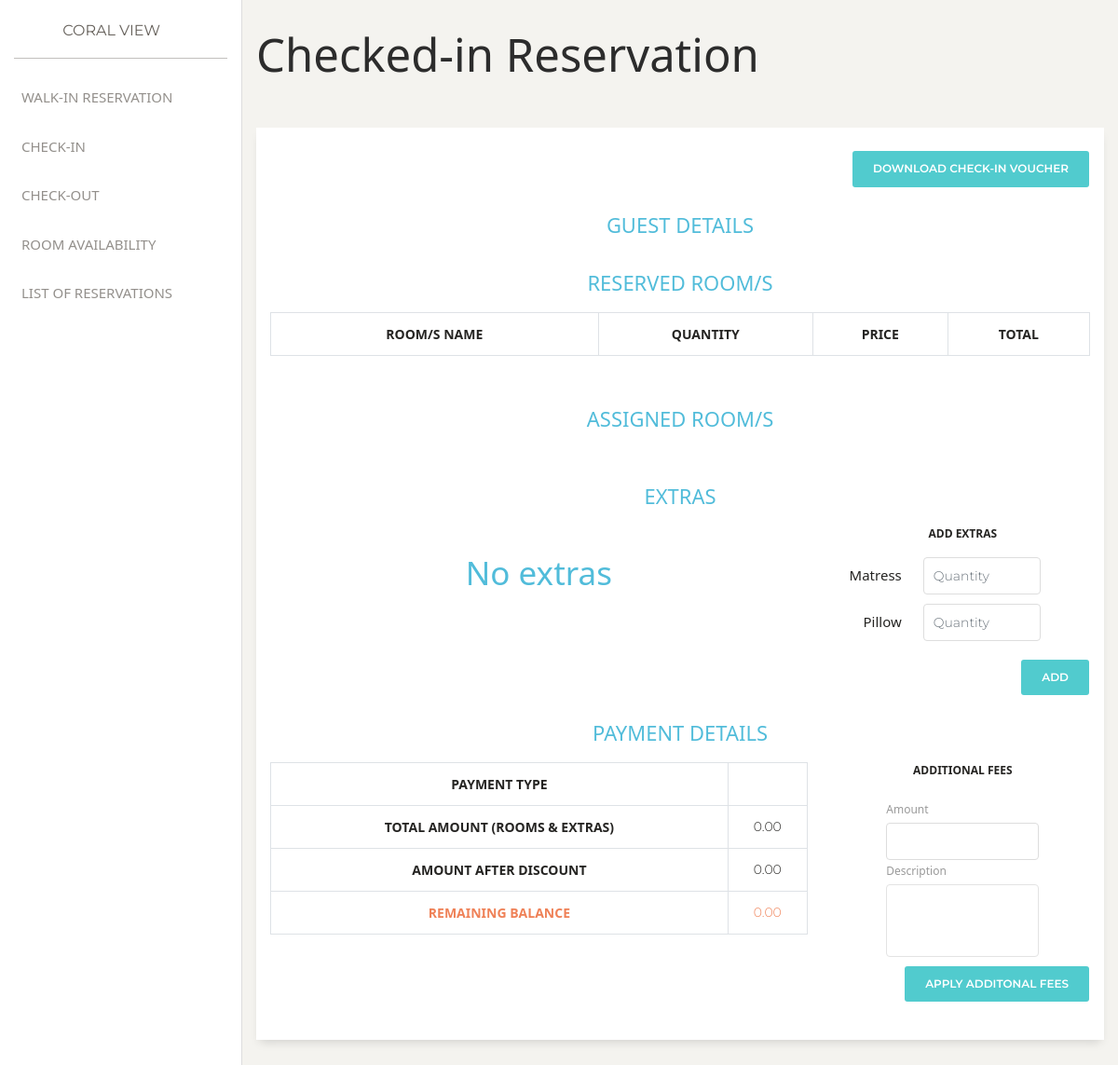
The app's page /admin/checked_in.php?reference_no=CRLVW-BD7DD45, older data.
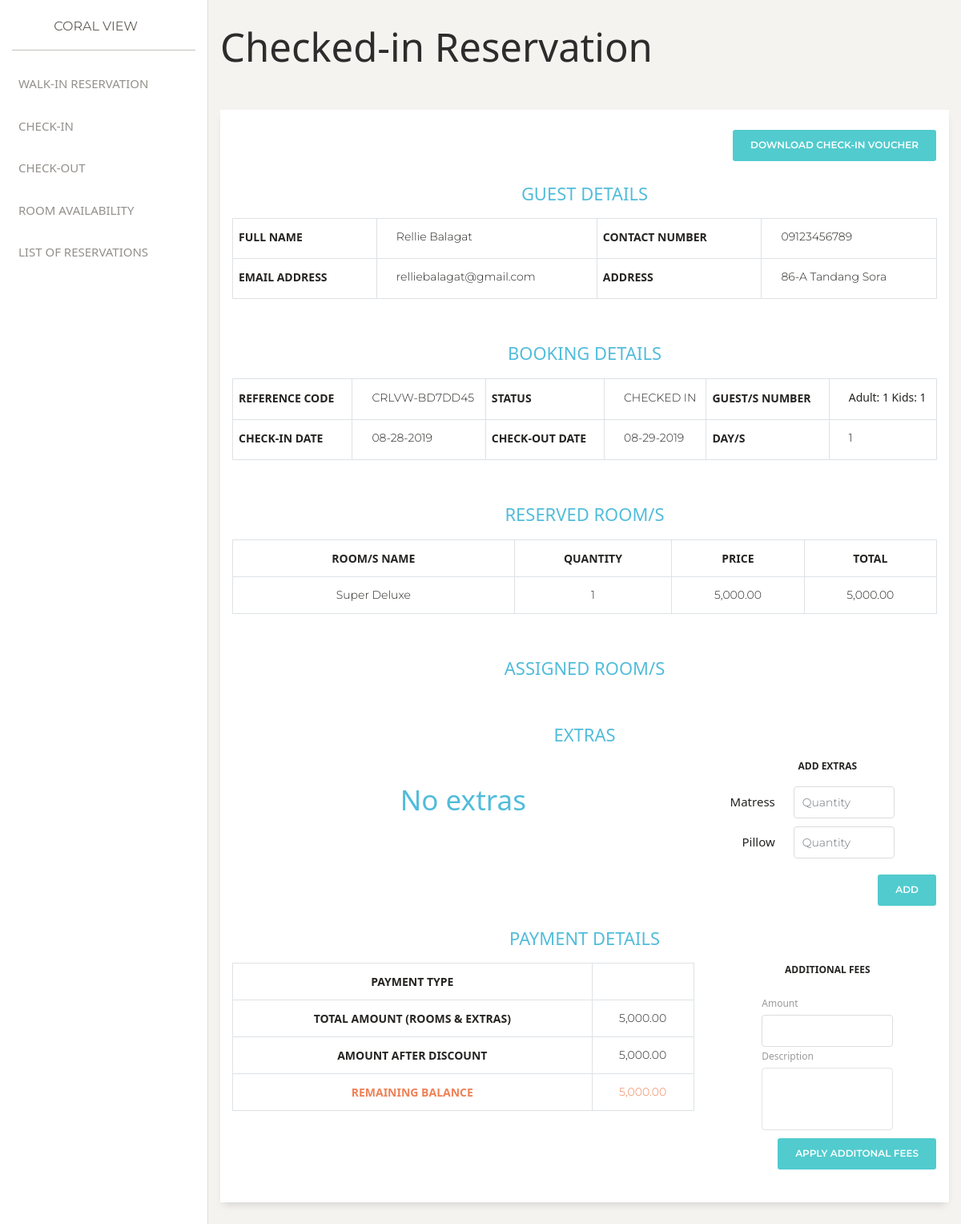
The same page, newer data.
### tables this page shows
CREATE TABLE `extras` (
  `Id` int(11) NOT NULL,
  `description` varchar(255) DEFAULT NULL,
  `price` decimal(10,0) DEFAULT NULL
);

CREATE TABLE `reservation` (
  `id` int(11) NOT NULL,
  `guest_id` int(11) DEFAULT NULL,
  `reference_no` varchar(255) DEFAULT NULL,
  `status` varchar(255) DEFAULT NULL,
  `payment` varchar(255) DEFAULT NULL,
  `check_in_date` datetime DEFAULT NULL,
  `check_out_date` datetime DEFAULT NULL,
  `adult_count` int(11) DEFAULT NULL,
  `kids_count` int(11) DEFAULT NULL,
  `date_created` datetime DEFAULT current_timestamp(),
  `date_updated` datetime DEFAULT NULL
);

CREATE TABLE `guest` (
  `id` int(11) NOT NULL,
  `first_name` varchar(255) DEFAULT NULL,
  `last_name` varchar(255) DEFAULT NULL,
  `address` varchar(255) DEFAULT NULL,
  `email` varchar(255) DEFAULT NULL,
  `contact_number` varchar(255) DEFAULT NULL
);

CREATE TABLE `rooms` (
  `Id` int(11) NOT NULL,
  `number` varchar(255) DEFAULT NULL,
  `type` varchar(255) DEFAULT NULL,
  `peak_rate` float DEFAULT NULL,
  `off_peak_rate` float DEFAULT NULL,
  `description` varchar(255) DEFAULT NULL,
  `image` varchar(255) DEFAULT NULL,
  `capacity` int(11) DEFAULT NULL,
  `inclusions` text DEFAULT NULL
);

CREATE TABLE `booking_rooms` (
  `id` int(11) NOT NULL,
  `reservation_id` int(11) DEFAULT NULL,
  `room_id` int(11) DEFAULT NULL,
  `quantity` int(11) DEFAULT NULL
);

### admin/checked_in.php (the view, shortened to what the changed rows need)
<?php
include('../common/header.php');
$db = connect_to_db();
if(isset($_REQUEST["reference_no"])) {
    $reference_no = $_REQUEST["reference_no"];
}
$overall_total_price = 0;
$overall_total_extra = 0;
$payment_type = '';
?>
    <form action="../functions/admin/generate_check_in_voucher.php" method="POST">
        <div class="main-panel">
            <div class="container-fluid">
                <h1>Checked-in Reservation</h1>
                <br>
                <div class="row">
                    <div class="col">
                        <div class="card">
                            <div class="card-body">
                            <div class="row">
                                <div class="col-12">
                                    <?php
                                    $reservation_details_query = "SELECT * FROM reservation RES
                                        INNER JOIN guest G ON G.id = RES.guest_id
                                        WHERE RES.reference_no = '$reference_no'";
                                    $reservation_details_result = mysqli_query($db, $reservation_details_query);
                                    if($reservation_details_result) {
                                        echo '
                                        <div class="row">
                                            <div class="col">
                                        ';
                                        while($reservation = mysqli_fetch_assoc($reservation_details_result)) {
                                            $dateDiff = date_diff(date_create($reservation["check_in_date"]), date_create($reservation["check_out_date"]));
                                            $diff = $dateDiff->format('%d');
                                            $full_name = $reservation["first_name"] . " " . $reservation["last_name"];
                                            $payment_type = $reservation["payment"];
                                            echo '
                                                <table class="table table-bordered">
                                                    <tr>
                                                        <th class="pr-3 pb-3" scope="col">FULL NAME</th>
                                                        <td class="pb-3 pl-4">' . $full_name . '</td>
                                                        <th class="pr-3 pb-3" scope="col">CONTACT NUMBER</th>
                                                        <td class="pb-3 pl-4">' . $reservation["contact_number"] . '</td>
                                                    </tr>
                                                    <tr>
                                                        <th class="pr-3 pb-3" scope="col">EMAIL ADDRESS</th>
                                                        <td class="pb-3 pl-4">' . $reservation["email"] . '</td>
                                                        <th class="pr-3 pb-3" scope="col">ADDRESS</th>
                                                        <td class="pb-3 pl-4">' . $reservation["address"] . '</td>
                                                    </tr>
                                                </table>
                                                <br />
                                                <h5 class="text-center mt-3 text-info">BOOKING DETAILS</h5>
                                                <table class="table table-bordered">
                                                    <tr>
                                                        <th class="pr-3 pb-3">REFERENCE CODE</th>
                                                        <td class="pb-3 pl-4" id="referenceCode">' . $reservation["reference_no"] . '</td>
                                                        <th class="pr-3 pb-3"><b>STATUS</b></th>
                                                        <td class="pb-3 pl-4">' . $reservation["status"] . '</td>
                                                        <th class="pr-3 pb-3"><b>GUEST/S NUMBER </b></th>
                                                        <td class="pb-3 pl-4"><span>Adult: ' . $reservation["adult_count"] .  '</span> <span>Kids: ' . $reservation["kids_count"] . '</span></td>
                                                    </tr>
                                                    <tr>
                                                        <th class="pr-3 pb-3"><b>CHECK-IN DATE</b></th>
                                                        <td class="pb-3 pl-4">' . date_format(new Datetime($reservation["check_in_date"]), "m-d-Y")  . '</td>
                                                        <th class="pr-3 pb-3"><b>CHECK-OUT DATE</b></th>
                                                        <td class="pb-3 pl-4">' . date_format(new Datetime($reservation["check_out_date"]), "m-d-Y") . '</td>
                                                        <th class="pr-3 pb-3"><b>DAY/S </b></th>
                                                        <td class="pb-3 pl-4">' . $diff . '</td>
                                                    </tr>
                                                </table>
                                                <br>
                                            ';
                                        }
                                        echo '
                                                </div>
                                            </div>
                                        ';
                                    }
                                    ?>
                                    <?php
                                        $room_reservation_details_query = "SELECT * FROM reservation RES
                                            INNER JOIN guest G ON G.id = RES.guest_id
                                            INNER JOIN booking_rooms BR ON RES.id = BR.reservation_id
                                            INNER JOIN rooms R ON BR.room_id = R.Id
                                            WHERE RES.reference_no = '$reference_no'";
                                        $room_reservation_details_result = mysqli_query($db, $room_reservation_details_query);
                                        if($room_reservation_details_result) {
                                            echo '
                                                <table class="table table-bordered">
                                                <tr>
                                                    <th class="text-center" style="width: 40%;">ROOM/S NAME</th>
                                                    <th class="text-center" >QUANTITY</th>
                                                    <th class="text-center" >PRICE</th>
                                                    <th class="text-center" >TOTAL</th>
                                                </tr>
                                            ';
                                            while($room_reservation = mysqli_fetch_assoc($room_reservation_details_result)) {
                                                $total_price = $room_reservation["peak_rate"] * $room_reservation["quantity"];
                                                echo '
                                                    <tr>
                                                        <td class="text-center" >' . $room_reservation["type"] . '</td>
                                                        <td class="text-center" >' . $room_reservation["quantity"] . '</td>
                                                        <td class="text-center" >' . number_format($room_reservation["peak_rate"], 2)   . '</td>
                                                        <td class="text-center" > ' . number_format($total_price, 2)  . '</td>
                                                    </tr>
                                                ';
                                                $overall_total_price += $total_price;
                                            }
                                            echo '</table>';
                                        }
                                        ?>
                                </div>
                                <div class="col-12">
                                    <br>
                                    <br>
                                    <div class="row">
                                        <div class="col-8">
                                        <?php
                                        $extra_list_query = "SELECT * FROM billing_extras BE INNER JOIN extras E ON BE.expense_id = E.Id WHERE reference_no='$reference_no'";
                                        $extra_list_result = mysqli_query($db, $extra_list_query);
                                        if(mysqli_num_rows($extra_list_result) > 0) {
                                            echo '
                                                <table class="table table-bordered">
                                                    <tr>
                                                        <th class="text-center" scope="col">EXTRA NAME</th>
                                                        <th class="text-center" scope="col">QUANTITY</th>
                                                        <th class="text-center" scope="col">AMOUNT</th>
                                                        <th class="text-center" scope="col">TOTAL</th>
                                                    <tr>
                                            ';
                                            while($extra = mysqli_fetch_assoc($extra_list_result)) {
                                                $total_extra = $extra["price"] * $extra["quantity"];
                                                $overall_total_extra += $total_extra;
                                                echo '
                                                    <tr>
                                                        <td  class="text-center">' . $extra["description"] . '</td>
                                                        <td  class="text-center">' . $extra["quantity"] . '</td>
                                                        <td  class="text-center">' . $extra["price"] . '</td>
                                                        <td  class="text-center">' . number_format($total_extra, 2) . '</td>
                                                    </tr>
                                                ';
                                            }
                                            echo '
                                                </table>
                                            ';
                                            $overall_total_price += $overall_total_extra;
                                        } else {
                                            echo '<h2 class="text text-info text-center">No extras</h2>';
                                        }
                                        ?>
                                        </div>
                                        <div class="col-4">
                                            <?php
                                            $extra_query = "SELECT * FROM extras;";
                                            $extra_result = mysqli_query($db, $extra_query);
                                            if($extra_result) {
                                                while($extra = mysqli_fetch_assoc($extra_result)) {
                                                    echo '
                                                        <div class="form-group row">
                                                            <p class="col-4 text-right mr-2 pt-2" for="">' . $extra["description"] . '</p>
                                                            <input type="number" data-price=' .  $extra["price"] . ' data-name="' . $extra["description"] . '" id="extras-' . $extra["Id"] . '" data-id="' . $extra["Id"] . '" class="form-control col-5" placeholder="Quantity">
                                                        </div>
                                                    ';
                                                }
                                            }
                                            ?>
                                        </div>
                                        </div>
                                    </div>
                                </div>
                                    <div class="row">
                                        <div class="col-8">
                                            <?php
                                            $discount_price = 0;
                                            $discounted_price = $overall_total_price - $discount_price;
                                            $balance = $discounted_price;
                                            echo '
                                                <table class="table table-bordered">
                                                    <tr>
                                                        <th scope="col" class="text-center">PAYMENT TYPE</th>
                                                        <td class="text-center">' . $payment_type .  '</td>
                                                    </tr>
                                                    <tr>
                                                        <th scope="col" class="text-center">TOTAL AMOUNT (ROOMS & EXTRAS)</th>
                                                        <td class="text-center">' . number_format($overall_total_price, 2)  .  '</td>
                                                    </tr>
                                                    <tr>
                                                        <th scope="col" class="text-center">AMOUNT AFTER DISCOUNT</th>
                                                        <td class="text-center">' . number_format($discounted_price, 2)  .  '</td>
                                                    </tr>
                                                    <tr>
                                                        <th scope="col" class="text-center text-danger">REMAINING BALANCE</th>
                                                        <td class="text-danger text-center">' . number_format($balance, 2)  .  '</td>
                                                    </tr>
                                                </table>
                                            ';
                                            ?>
                                        </div>
                                    </div>
                                    <br>
                                </div>
                            </div>
                            <br>
                            <br>
                            </div>
                        </div>
                    </div>
                </div>
    </form>
<?php
include('../common/footer.php');
?>

Row changes from the older to the newer data that the page shows:
added reservation: guest.last_name "Rellie Balagat", guest.contact_number "09123456789", guest.email "relliebalagat@gmail.com", guest.address "86-A Tandang Sora", reference_no "CRLVW-BD7DD45", status "CHECKED IN", adult_count "1", kids_count "1", check_in_date "08-28-2019", check_out_date "08-29-2019", diff "1", rooms.type "Super Deluxe", booking_rooms.quantity "1", rooms.peak_rate "5,000.00"
Text that changed along with them:
$overall_total_price: "0.00" → "5,000.00"
$discounted_price: "0.00" → "5,000.00"
$balance: "0.00" → "5,000.00"
